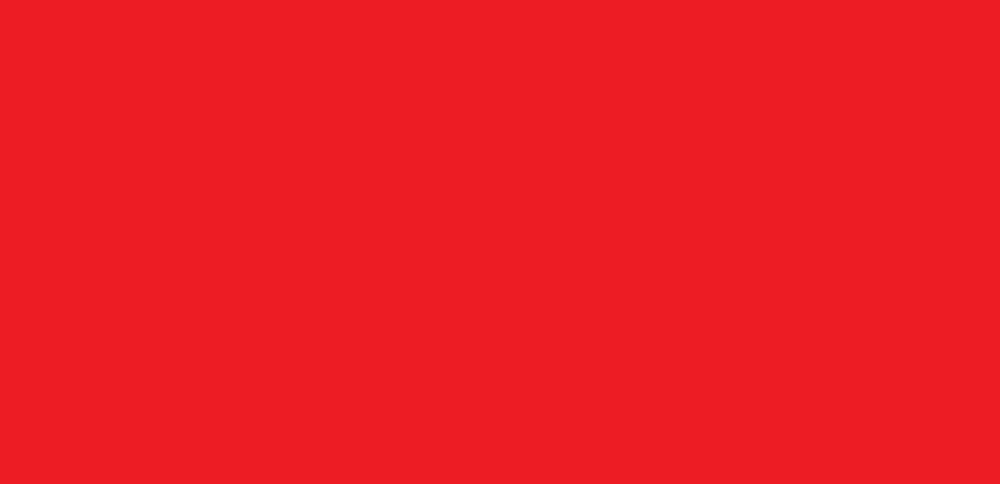
#> input picture ML_labs/course_/generated-or-not/chek_images/red.png, 1000 x 484 px, shrunk from 2880 x 1395 before the run; its folder holds only this picture in this run
$ python wtf.py
#> lines starting #> are read from the running program, lines starting #| are printed output that depends on the picture
import numpy as np
import matplotlib.pyplot as plt
from PIL import Image
import os


def load_images(folder_path):
#> called with folder_path = './generated-or-not/chek_images/'
    images = []
    for filename in os.listdir(folder_path):
        img = Image.open(os.path.join(folder_path, filename))
#> img is the input picture: PIL image 1000x484 RGB; mean R, G, B 237, 28, 36
        images.append(img)
    return images


def calculate_color_distribution(images):
    colors = []
    for img in images:
        img_data = np.array(img)
        colors.extend(img_data.reshape(-1, img_data.shape[2]))

    return np.array(colors)


def plot_color_histogram(color_distribution):
    plt.figure(figsize=(10, 6))
    plt.hist(color_distribution, bins=256, color=['red', 'green', 'blue'], alpha=0.7)
    plt.xlabel('Intensity')
    plt.ylabel('Frequency')
    plt.title('Color Distribution')
    plt.show()


# Путь к вашему датасету с изображениями
dataset_folder = "./generated-or-not/chek_images/"

# Загрузка изображений
images = load_images(dataset_folder)
#> images = 1 item

# Расчет распределения цветов
color_distribution = calculate_color_distribution(images)
#> the loop in calculate_color_distribution, `for img in images:` made 1 pass
#> after the loop in calculate_color_distribution, `for img in images:`: colors = 484000 items

# Построение гистограммы
plot_color_histogram(color_distribution)
#> in plot_color_histogram, `plt.show()`:
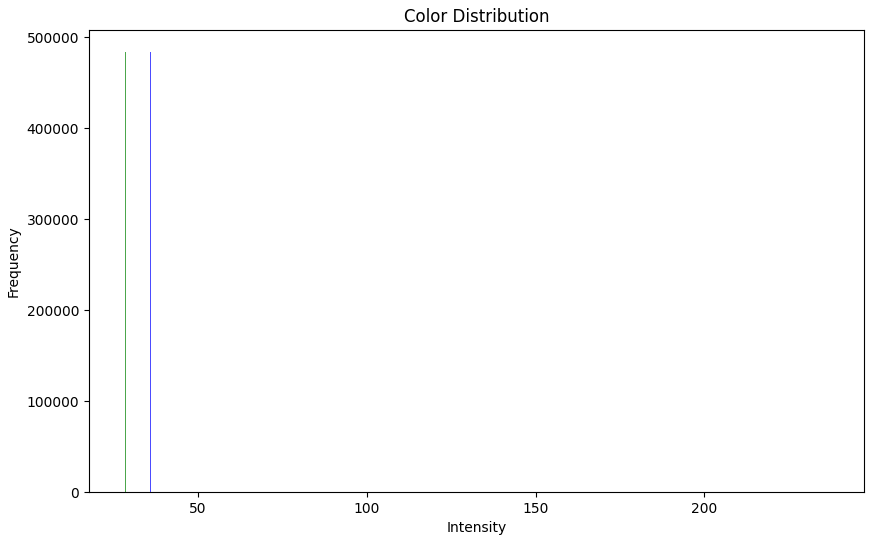
#> figure drawn by matplotlib, 1 panel; tallest bar 484000 high, from x = 236.3 to 236.5; tallest bar 484000 high, from x = 28.3 to 28.52; tallest bar 484000 high, from x = 35.86 to 36.08
